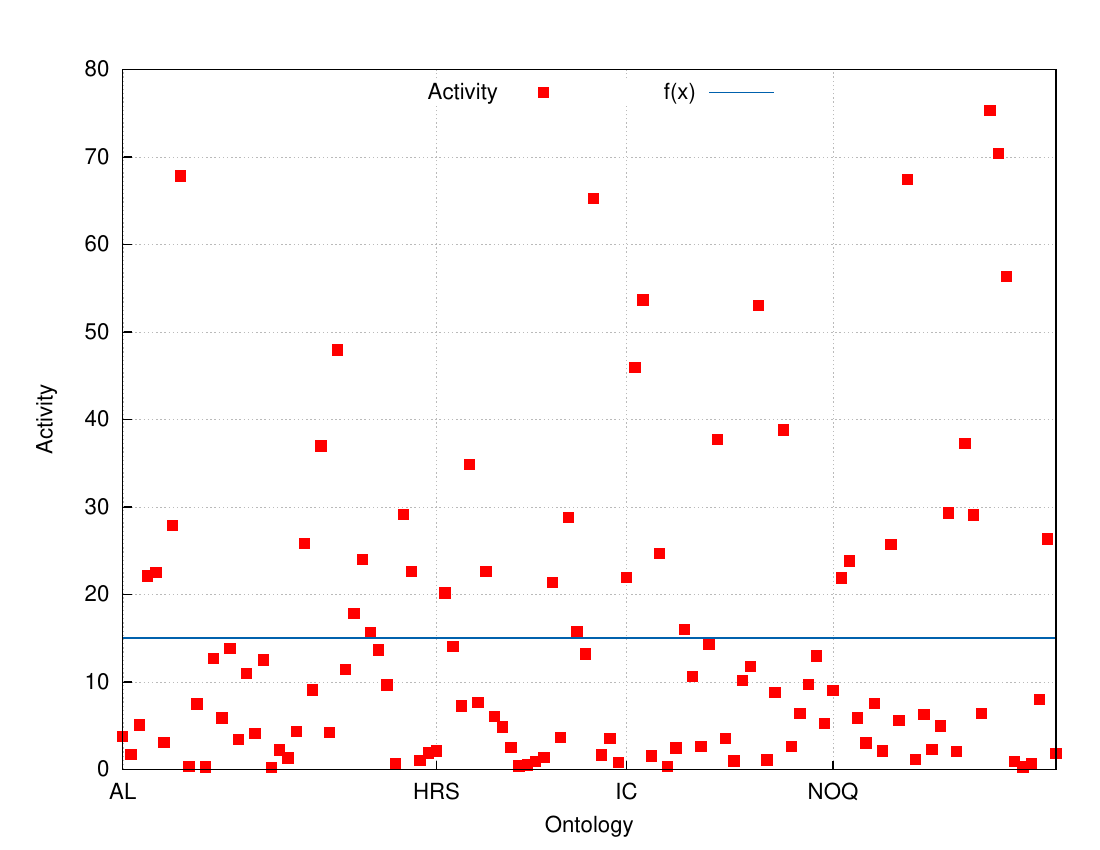

This figure's gnuplot source:
#set term aqua font small_font
set terminal postscript enhanced color font small_font
set output '| ps2pdf - justcount-dlgroup.pdf'

# set margins to remove whitespace
set bmargin 0
set tmarg 0
set lmargin 4
set rmargin 1

#set title "Decrease of execution time during warmup runs"
set ylabel "Activity" textcolor rgb text_color font small_font
set xlabel "Ontology" textcolor rgb text_color font small_font

set key inside top center horizontal noreverse enhanced autotitles nobox

set key spacing 2

set ytics nomirror font small_font

set xtics nomirror font small_font 
set xtics ("AL" 1, "HRS" 39, "IC" 62, "NOQ" 87)
#set format x ''

set grid

set datafile separator ","
#set datafile missing "NaN"
		

f(x) = mean_y
fit f(x) "justcount-dlgroup.csv" using 3:6 via mean_y

plot "justcount-dlgroup.csv" using 6 ls 3 title "Activity", f(x) ls 1

